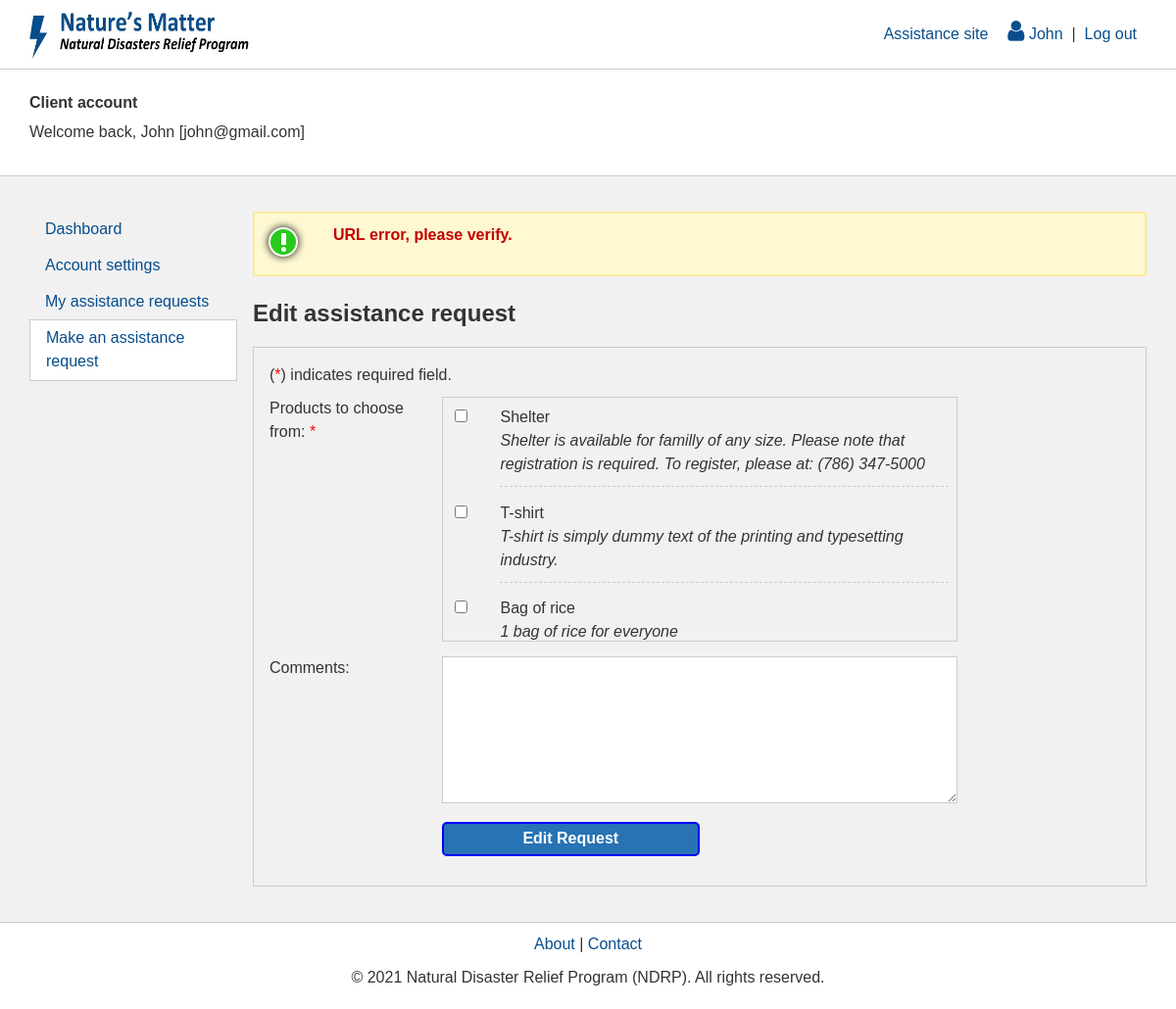
The page /account/assistance/edit-assistance-request.php (signed in) on the database its author committed.
### tables this page shows
CREATE TABLE `product` (
  `prod_id` int(11) NOT NULL,
  `prod_name` varchar(160) NOT NULL,
  `prod_desc` varchar(700) NOT NULL,
  `prod_type_id` tinyint(4) NOT NULL,
  `prod_status_id` tinyint(4) NOT NULL,
  `prod_price` decimal(6,2) NOT NULL,
  `prod_date` date NOT NULL,
  `cat_id` int(11) NOT NULL,
  `emp_id` int(11) NOT NULL
);

### business/product.php (called while the page is built, shortened)
<?php
class Product{
    private $name;
    private $desc;
    function __construct() {
        $this->name = "";
        $this->desc = "";
    }
    public function setName($name) {
        $this->name = $name;
    }
    public function getName() {
        return $this->name;
    }
    public function setDesc($desc) {
        $this->desc = $desc;
    }
    public function getDesc() {
        return $this->desc;
    }
} ?>

### data/product-db.php (called while the page is built, shortened)
<?php
class ProductDB{
    public static function selectProducts($filter = "1", $param = []) {
        $products = [];
        $pdo = DbConnect::getConnection();
        $sql = "SELECT * FROM product WHERE $filter";
        $stmt = $pdo->prepare($sql);
        if ($stmt->execute($param)) {
            $data = $stmt->fetchAll();
            if (count($data) > 0) {
                foreach ($data as $k => $v) {
                    $product = new Product();
                    $product->setId($data[$k]["prod_id"]);
                    $product->setName($data[$k]["prod_name"]);
                    $product->setDesc($data[$k]["prod_desc"]);
                    $product->setTypeId($data[$k]["prod_type_id"]);
                    $product->setStatusId($data[$k]["prod_status_id"]);
                    $product->setPrice($data[$k]["prod_price"]);
                    $product->setDate($data[$k]["prod_date"]);
                    $product->setCatId($data[$k]["cat_id"]);
                    $product->setEmpId($data[$k]["emp_id"]);
                    $products[$data[$k]["prod_id"]] = $product;
                }
            }
        }
        return $products;
    }
} ?>

### controller/assistance-request-controller.php (called while the page is built, shortened)
<?php
include App::FULL_DIR."/business/product.php";
include App::FULL_DIR."/data/product-db.php";
class AssistanceRequestController{
	public static function setContent(){
		$uriParts = pathinfo($_SERVER["REQUEST_URI"]);
		if ($uriParts['filename'] == "add-assistance-request"){
			App::$aside = "Add";
			$filter = "prod_status_id = ?";
			$param = [ProductDB::selectStatus("Active")];
			self::$products = ProductDB::selectProducts($filter, $param);
		} else if ($uriParts['filename'] == "edit-assistance-request"){
			$filter = "prod_status_id = ?";
			$param = [ProductDB::selectStatus("Active")];
			self::$products = ProductDB::selectProducts($filter, $param);
		} else if ($uriParts['filename'] == "my-assistance-requests"){
			App::$aside = "View";
			self::$statuses = AssistanceRequestDB::selectStatuses();
			self::$assReqs = AssistanceRequestDB::selectAssistanceRequests();
		} else if ($uriParts['filename'] == "assistance-requests"){
			App::$aside = "Ass";
			self::$statuses = AssistanceRequestDB::selectStatuses();
			self::$assReqs = AssistanceRequestDB::selectAssistanceRequests();
		}
	}
	public static function execRequest(){
		self::setContent();
	}
}
AssistanceRequestController::execRequest();
?>

### account/assistance/edit-assistance-request.php (the view, shortened to what this page needs)
<?php
include App::FULL_DIR."/controller/assistance-request-controller.php";
include App::FULL_DIR."/account/include/header.php"
?>
<main>
    <section class="acc-content">
        <section id="acc-aside">
        	<?php include App::FULL_DIR."/account/include/side-bar.php" ?>
        </section>
        <section id="acc-content-area">
            <?php if ( isset(App::$msg["success"]) ) { ?>
                <section class="success">
                    <h2><?php echo App::$msg["success"]["title"]; ?></h2>
                    <p><?php echo App::$msg["success"]["bd"]; ?></p>
                </section>
            <?php } else {
                if ( isset(App::$msg["error"]) ) { ?>
                <section class="error">
                    <ul>
                        <?php foreach (App::$msg["error"] as $v) { ?>
                            <li><?php echo $v; ?></li>
                        <?php } ?>
                    </ul>
                </section>
                <?php } ?>
            	<h1>Edit assistance request</h1>
            	<section id="form">
                    <p>(<span class="req">*</span>) indicates required field. </p>
                    <form action="" method="post">
                        <label>Products to choose from: <span class="req">*</span></label>
                        <div id="prod-list">
                            <?php if (count(AssistanceRequestController::$products) > 0) {
                                foreach (AssistanceRequestController::$products as $k => $v) {
                                    $chk = "";
                                        $chk = "checked"; ?>
                                    <div class="checkbox-container">
                                        <input class="checky" type="checkbox" name="assReqProd[<?php echo $k; ?>]"
                                        value="1" <?php echo $chk; ?>>
                                    </div>
                                    <div class="label-container">
                                        <label class="labely"> <?php echo $v->getName(); ?></label>
                                        <p><em><?php echo $v->getDesc(); ?></em></p>
                                    </div><br>
                                <?php } ?>
                            <?php } ?><br>
                        </div><br>
                        <?php
                            if (AssistanceRequestController::$assReq === null){
                                $assReqComment = "";
                            } else {
                                $assReqComment = AssistanceRequestController::$assReq->getComment();
                            } ?>
                        <label>Comments:</label>
                        <textarea id="assReqComment" name="assReqComment" rows="4" cols="50">
                            <?php echo $assReqComment; ?>
                        </textarea><br>
                        <label>&nbsp;</label>
                        <input type="submit" value="Edit Request"/><br>
                    </form>
                </section>
            <?php } ?>
        </section><br>
    </section>
</main>
<?php include App::FULL_DIR."/include/footer.php" ?>

### css/global.css (style rules this page uses)
html, body, div, span, applet, object, iframe, h1, h2, h3, h4, h5, h6, p, blockquote, pre, a, abbr, acronym, address, big, cite, code, del, dfn, em, img, ins, kbd, q, s, samp, small, strike, strong, sub, sup, tt, var, b, u, i, center, dl, dt, dd, ol, ul, li, fieldset, form, label, legend, table, caption, tbody, tfoot, thead, tr, th, td, article, aside, canvas, details, embed, figure, figcaption, footer, header, hgroup, menu, nav, output, ruby, section, summary, time, mark, audio, video { margin: 0; padding: 0; border: 0; font-size: 100%; font: inherit; vertical-align: baseline; }
article, aside, details, figcaption, figure, footer, header, hgroup, menu, nav, section { display: block; }
body { line-height: 1; }
ol, ul { list-style: none; }
.req { color: red; }
*, *:before, *:after { box-sizing: border-box; }
body { font-family: Arial, Helvetica, sans-serif; font-size: 1em; line-height: 1.5; color: #333333; background-color: #FFFFFF; }
h1 { font-size: 1.5em; font-weight: bold; margin: 0 0 0.7em 0; }
p { margin: 0 0 10px 0; }
em { font-style: italic; }
#admin-aside, #acc-aside { float: left; width: 20%; padding-right: 1em; }
#admin-content-area, #acc-content-area { float: left; width: 80%; }
main { background-color: #f1f1f1; border-top: 1px solid #ccc; border-bottom: 1px solid #ccc; padding: 20px 0; }
.main-content, .admin-content, .acc-content { width: 1140px; margin: 0 auto; padding: 1em 0; }
#prod-list { border: 1px solid #ccc; padding: 1em; verflow: auto; }
.error, .failure { background:#FFF9D2 url('../image/error.png') no-repeat scroll 5px 5px; padding: 10px 20px 28px 80px; font-weight:bold; color:#C30000; border:2px solid #FCEA9B; margin-bottom: 20px; min-height: 40px; }
#prod-list, #prod-type, #prod-status,textarea, input[type="text"], input[type="password"], select { width: 60%; margin-bottom: .9em; border: 1px solid #ccc; padding: .5em; }
textarea { height: 150px; }
input[type="submit"], .add-item-th-a { background-color: #2773b3; border-radius: 5px; width: 30%; padding: .4em; border: 2px solid blue; color: #fff; font-size: 16px; font-weight: bold; margin-bottom: .9em; }
#form { border: 1px solid #ccc; padding: 1em; }
#form label:not(.labely) { float: left; width: 20%; margin-bottom: .9em; }
#prod-list, #prod-type, #prod-status, #form input[type="text"], #form input[type="password"], #form input[type="checkbox"]:not(.checky), #form select, #form .checkbox-container, #form .label-container, #form .input-note { float: left; }
#prod-list { height: 250px; overflow: auto; }
#form .checkbox-container { width: 10%; margin-bottom: .9em; }
#form .label-container { width: 90%; margin-bottom: .9em; border-bottom: 1px dashed #ccc; }

### rows shown on the page
product: prod_name "Shelter", prod_desc "Shelter is available for familly of any size. Please note that registration is required. To register, please at: (786) 347-5000"
product: prod_name "T-shirt", prod_desc "T-shirt is simply dummy text of the printing and typesetting industry."
product: prod_name "Bag of rice", prod_desc "1 bag of rice for everyone"

### other values the page prints
$_SESSION['user']['firstName'] "John"
$_SESSION['user']['email'] "john@gmail.com"
$v "URL error, please verify."
